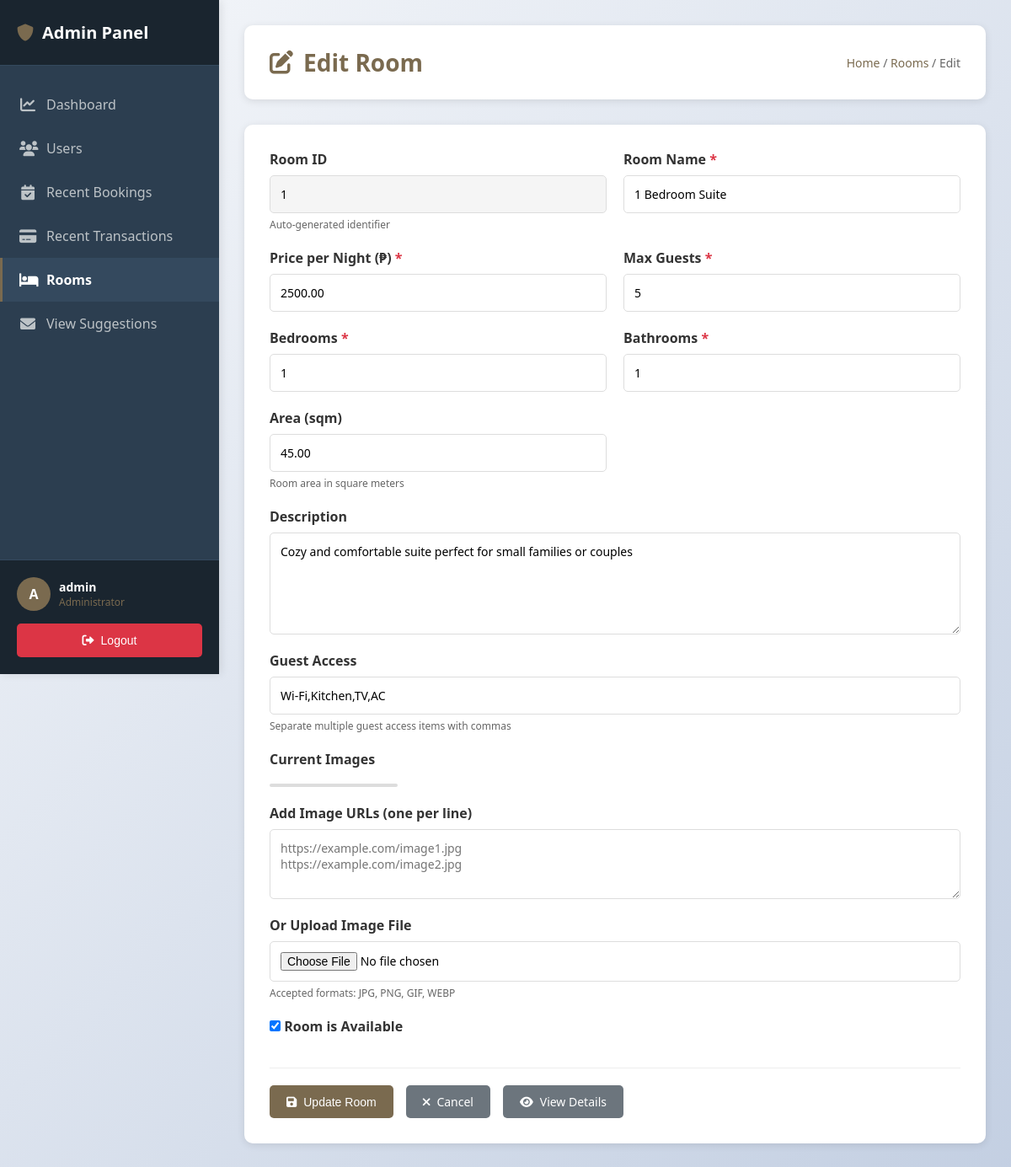
The app's page /admin/admin_room_manage.php?id=1 (signed in) with its own data.
### tables this page shows
CREATE TABLE `rooms` (
  `id` int(11) NOT NULL,
  `room_id` varchar(50) NOT NULL,
  `name` varchar(255) NOT NULL,
  `description` text DEFAULT NULL,
  `price_per_night` decimal(10,2) NOT NULL,
  `max_guests` int(11) DEFAULT 2,
  `bedrooms` int(11) DEFAULT 1,
  `bathrooms` int(11) DEFAULT 1,
  `area_sqm` decimal(10,2) DEFAULT NULL,
  `amenities` text DEFAULT NULL,
  `images` text DEFAULT NULL,
  `is_available` tinyint(1) DEFAULT 1,
  `created_at` timestamp NOT NULL DEFAULT current_timestamp(),
  `updated_at` timestamp NOT NULL DEFAULT current_timestamp() ON UPDATE current_timestamp()
);

### admin/admin_room_manage.php (the view, shortened to what this page needs)
<?php
require_once '../config/database.php';
$is_edit = false;
$room = null;
$room_id = isset($_GET['id']) ? (int)$_GET['id'] : 0;
if ($room_id) {
    try {
        $stmt = $pdo->prepare("SELECT * FROM rooms WHERE id = ?");
        $stmt->execute([$room_id]);
        $room = $stmt->fetch();
        if ($room) {
            $is_edit = true;
        }
    } catch(PDOException $e) {
        $error_message = "Error loading room: " . $e->getMessage();
    }
} else {
    $page_title = 'Add New Room';
}
include 'includes/header.php';
?>
<div class="page-header">
    <h1><i class="fas fa-<?php echo $is_edit ? 'edit' : 'plus'; ?>"></i> <?php echo $is_edit ? 'Edit Room' : 'Add New Room'; ?></h1>
    <div class="breadcrumb">
        <a href="admin.php">Home</a> / <a href="admin_rooms.php">Rooms</a> / <?php echo $is_edit ? 'Edit' : 'Add'; ?>
    </div>
</div>
<div class="content-section">
    <form method="POST" enctype="multipart/form-data" class="room-form">
        <div class="form-grid">
            <?php if ($is_edit): ?>
            <div class="form-group">
                <label for="room_id">Room ID</label>
                <input type="text" id="room_id" name="room_id"
                       value="<?php echo htmlspecialchars($room['room_id'] ?? ''); ?>"
                       readonly style="background: #f5f5f5;">
                <small>Auto-generated identifier</small>
            </div>
            <?php endif; ?>
            <div class="form-group">
                <label for="name">Room Name <span class="required">*</span></label>
                <input type="text" id="name" name="name"
                       value="<?php echo htmlspecialchars($room['name'] ?? ''); ?>" required>
            </div>
            <div class="form-group">
                <label for="price_per_night">Price per Night (₱) <span class="required">*</span></label>
                <input type="number" id="price_per_night" name="price_per_night"
                       value="<?php echo $room['price_per_night'] ?? ''; ?>"
                       step="0.01" min="0" required>
            </div>
            <div class="form-group">
                <label for="max_guests">Max Guests <span class="required">*</span></label>
                <input type="number" id="max_guests" name="max_guests"
                       value="<?php echo $room['max_guests'] ?? 2; ?>"
                       min="1" required>
            </div>
            <div class="form-group">
                <label for="bedrooms">Bedrooms <span class="required">*</span></label>
                <input type="number" id="bedrooms" name="bedrooms"
                       value="<?php echo $room['bedrooms'] ?? 1; ?>"
                       min="1" required>
            </div>
            <div class="form-group">
                <label for="bathrooms">Bathrooms <span class="required">*</span></label>
                <input type="number" id="bathrooms" name="bathrooms"
                       value="<?php echo $room['bathrooms'] ?? 1; ?>"
                       min="1" required>
            </div>
            <div class="form-group">
                <label for="area_sqm">Area (sqm)</label>
                <input type="number" id="area_sqm" name="area_sqm"
                       value="<?php echo $room['area_sqm'] ?? ''; ?>"
                       step="0.01" min="0" placeholder="e.g., 45">
                <small>Room area in square meters</small>
            </div>
            <div class="form-group full-width">
                <label for="description">Description</label>
                <textarea id="description" name="description" rows="5"><?php echo htmlspecialchars($room['description'] ?? ''); ?></textarea>
            </div>
            <div class="form-group full-width">
                <label for="amenities">Guest Access</label>
                <input type="text" id="amenities" name="amenities"
                       value="<?php echo htmlspecialchars($room['amenities'] ?? ''); ?>"
                       placeholder="e.g., Wi-Fi, Kitchen, TV, AC">
                <small>Separate multiple guest access items with commas</small>
            </div>
            <div class="form-group full-width">
                <label>Current Images</label>
                <div class="current-images" id="current-images-container">
                    <?php
                    if (!empty($room['images'])) {
                        $current_images = explode(',', $room['images']);
                        foreach ($current_images as $img):
                            $img = trim($img);
                            if (!empty($img)):
                    ?>
                    <div class="image-preview">
                    </div>
                    <?php
                            endif;
                        endforeach;
                    } else {
                        echo '<p style="color: #666;">No images uploaded</p>';
                    }
                    ?>
                </div>
            </div>
            <div class="form-group full-width">
                <label for="image_urls">Add Image URLs (one per line)</label>
                <textarea id="image_urls" name="image_urls" rows="3"
                          placeholder="https://example.com/image1.jpg&#10;https://example.com/image2.jpg"></textarea>
            </div>
            <div class="form-group full-width">
                <label for="image_file">Or Upload Image File</label>
                <input type="file" id="image_file" name="image_file" accept="image/*">
                <small>Accepted formats: JPG, PNG, GIF, WEBP</small>
            </div>
            <div class="form-group">
                <label>
                    <input type="checkbox" name="is_available" value="1"
                           <?php echo ($room['is_available'] ?? true) ? 'checked' : ''; ?>>
                    Room is Available
                </label>
            </div>
        </div>
        <div class="form-actions">
            <button type="submit" class="btn btn-primary">
                <i class="fas fa-save"></i> <?php echo $is_edit ? 'Update Room' : 'Add Room'; ?>
            </button>
            <a href="admin_rooms.php" class="btn btn-secondary">
                <i class="fas fa-times"></i> Cancel
            </a>
            <?php if ($is_edit): ?>
            <a href="admin_room_details.php?id=<?php echo $room_id; ?>" class="btn btn-secondary">
                <i class="fas fa-eye"></i> View Details
            </a>
            <?php endif; ?>
        </div>
    </form>
</div>
<?php include 'includes/footer.php'; ?>

### assets/css/admin.css (style rules this page uses)
* { margin: 0; padding: 0; box-sizing: border-box; }
body { font-family: 'Segoe UI', Tahoma, Geneva, Verdana, sans-serif; background: linear-gradient(135deg, #f5f7fa 0%, #c3cfe2 100%); min-height: 100vh; margin: 0; padding: 0; overflow-x: hidden; }
.page-header { background: white; padding: 25px 30px; border-radius: 10px; box-shadow: 0 2px 10px rgba(0,0,0,0.1); margin-bottom: 30px; display: flex; justify-content: space-between; align-items: center; width: 100%; box-sizing: border-box; flex-wrap: wrap; gap: 15px; }
.page-header h1 { color: #7a6a4f; font-size: 28px; margin: 0; display: flex; align-items: center; gap: 12px; }
.page-header .breadcrumb { color: #666; font-size: 14px; }
.page-header .breadcrumb a { color: #7a6a4f; text-decoration: none; }
.content-section { background: white; padding: 30px; border-radius: 10px; box-shadow: 0 2px 10px rgba(0,0,0,0.1); margin-bottom: 30px; width: 100%; box-sizing: border-box; overflow: hidden; }
.btn { padding: 10px 20px; border: none; border-radius: 5px; cursor: pointer; font-size: 14px; font-weight: 500; transition: all 0.3s; text-decoration: none; display: inline-flex; align-items: center; gap: 8px; }
.btn-primary { background: #7a6a4f; color: white; }
.btn-secondary { background: #6c757d; color: white; }

### admin/admin_room_manage.php (style rules this page uses)
.room-form { max-width: 100%; }
.form-grid { display: grid; grid-template-columns: repeat(2, 1fr); gap: 20px; margin-bottom: 30px; }
.form-group { display: flex; flex-direction: column; }
.form-group.full-width { grid-column: 1 / -1; }
.form-group label { font-weight: 600; color: #333; margin-bottom: 8px; }
.form-group .required { color: #dc3545; }
.form-group input, .form-group textarea, .form-group select { padding: 12px; border: 1px solid #ddd; border-radius: 5px; font-size: 14px; font-family: inherit; }
.form-group small { color: #666; font-size: 12px; margin-top: 5px; }
.current-images { display: grid; grid-template-columns: repeat(auto-fill, minmax(150px, 1fr)); gap: 15px; margin-top: 10px; }
.image-preview { position: relative; border-radius: 8px; overflow: hidden; border: 2px solid #ddd; }
.form-actions { display: flex; gap: 15px; padding-top: 20px; border-top: 1px solid #eee; }

### records on screen
rooms: room_id "1", name "1 Bedroom Suite", price_per_night "2500.00", max_guests "5", bedrooms "1", bathrooms "1", area_sqm "45.00", description "Cozy and comfortable suite perfect for small families or couples", amenities "Wi-Fi,Kitchen,TV,AC", is_available "☑"

### other values on screen
substr($_SESSION['username'], 0, 1) "A"
$_SESSION['username'] "admin"
